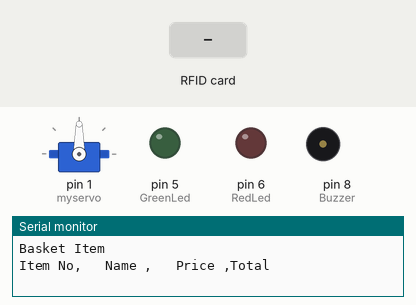
This sketch was run on a simulated Arduino Uno, built with avr-gcc and run on an emulated ATmega328P. Parts: servo, output pins drawn as LEDs (lit = HIGH), buzzer (waves = sounding, pin HIGH), the last lines printed to the serial monitor. The inputs (shaded band) are chosen by the test bench. Pins used as bus, display or sensor lines are not drawn.

Above: at 1.4 s.
1.5 s: RFID card 86 F5 52 25 held to the reader
At 3.9 s:
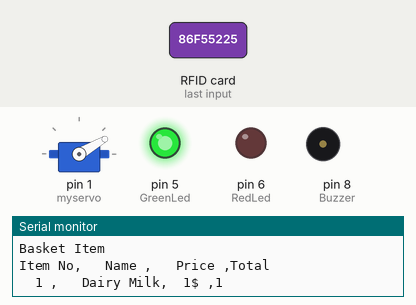
4.5 s: RFID card 5E 7A 19 C4 held to the reader
At 5.5 s:
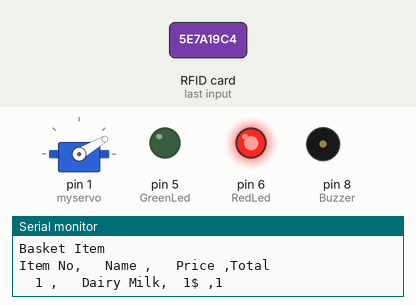
7.5 s: RFID card A2 3C EE 29 held to the reader
At 11.7 s:
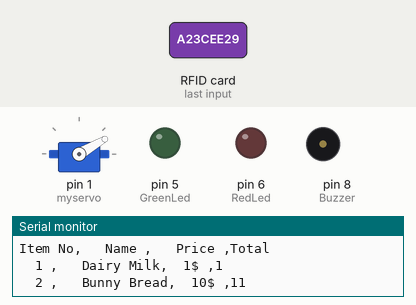
Timing chart, 0 to 13.2 s (numbered marks = the images above; inputs shaded):
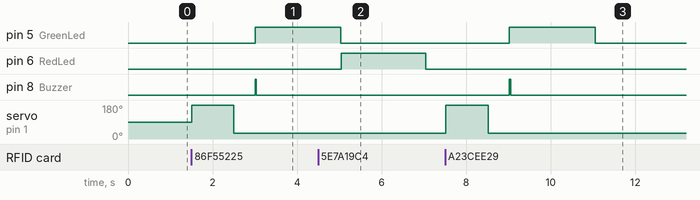

The sketch:

RFID_smart_basket.ino
```cpp
#include <SPI.h>
#include <MFRC522.h>

#define SS_PIN 10 //RX slave select
#define RST_PIN 9
#include <Servo.h>

Servo myservo;  // create servo object to control a servo

MFRC522 mfrc522(SS_PIN, RST_PIN); // Create MFRC522 instance.

byte card_ID[4]; //card UID size 4byte
byte Name1[4]={0x86,0xF5,0x52,0x25};//first UID card
byte Name2[4]={0xA2,0x3C,0xEE,0x29};//second UID card

int NumbCard[2];//the number of cards. in my case i have just two cards.
int j=0;
int statu[2];//the number of cards. in my case i have just two cards.
int s=0;
int count=0;
int total=0;

int const RedLed=6;
int const GreenLed=5;
int const Buzzer=8;

String Log;
String Name;//user name
int Price;//user number
int n ;//The number of card you want to detect (optional)

void setup() {
 myservo.attach(1,600,2300);  // (pin, min, max)
  Serial.begin(9600); // Initialize serial communications with the PC
  SPI.begin();  // Init SPI bus
  mfrc522.PCD_Init(); // Init MFRC522 card

  Serial.println("Basket Item");                 // clears starting at row 1
  Serial.println("Item No,   Name ,   Price ,Total ");// make four columns (Date,Time,[Name:"user name"]line 48 & 52,[Number:"user number"]line 49 & 53)

  pinMode(RedLed,OUTPUT);
  pinMode(GreenLed,OUTPUT);
  pinMode(Buzzer,OUTPUT);

  delay(200);
   }

void loop() {

  //look for new card
   if ( ! mfrc522.PICC_IsNewCardPresent()) {
  return;//got to start of loop if there is no card present
 }
 // Select one of the cards
 if ( ! mfrc522.PICC_ReadCardSerial()) {
  return;//if read card serial(0) returns 1, the uid struct contians the ID of the read card.
 }

 for (byte i = 0; i < mfrc522.uid.size; i++) {
     card_ID[i]=mfrc522.uid.uidByte[i];

       if(card_ID[i]==Name1[i]){
       Name="Dairy Milk";//product name
       Price=1;//price
       j=0;
      // s=0;

      }
      else if(card_ID[i]==Name2[i]){
       Name="Bunny Bread";//user name
       Price=10;//user number
       j=1;
       //s=1;

      }
      else{
          digitalWrite(GreenLed,LOW);
          digitalWrite(RedLed,HIGH);
          goto cont;//go directly to line 71
     }
}

  count++;

      /*if(NumbCard[j] == 1 ){
      total = total+ Number;
      Serial.print("  ");
      Serial.print(count);
      Serial.print(" , ");
      Serial.print("    ");
      Serial.print( Name);//send the Name to excel
      Serial.print(",");
      Serial.print("    ");
      Serial.print(Number);
      Serial.print("$");//send the Number to excel
      Serial.print(",");
      Serial.println("");


      }*/
     // if(NumbCard[j] == 0){
      total = total + Price;
      //n++;
       Serial.print("  ");
      Serial.print(count);
      Serial.print(" , ");
       Serial.print("  ");
      Serial.print(Name);//send the Name to excel
      Serial.print(",");
       Serial.print("  ");
      Serial.print(Price);//send the Number to excel
      Serial.print("$ ");

      Serial.print(",");
      Serial.println(total);

      myservo.write(180);  // tell servo to go to a particular angle
        delay(1000);

       myservo.write(30);
        delay(500);


      digitalWrite(GreenLed,HIGH);
      digitalWrite(RedLed,LOW);
      digitalWrite(Buzzer,HIGH);
      delay(30);
      digitalWrite(Buzzer,LOW);
     // }
     // else if(statu[s] == 1){
     //Turn Red LED when the employee Already Left
    // digitalWrite(RedLed,HIGH);
     // }
     // delay(1000);
cont:
delay(2000);
digitalWrite(GreenLed,LOW);
digitalWrite(RedLed,LOW);

//if you want to close the Excel when all card had detected and save Excel file in Names Folder. in my case i have just 2 card (optional)
/*if(n==2){
    Serial.println("SAVEWORKBOOKAS,Names/WorkNames");
    Serial.println("FORCEEXCELQUIT");
    }*/
}
```

Measured:
- after the input at 1.5 s, pin 5 (GreenLed): LOW → HIGH after 1.5 s; pin 8 (Buzzer): LOW → HIGH after 1.5 s, → LOW 0.03 s later; servo on pin 1 (myservo): 90° → 180° at once, → 30° 1.0 s later
- after the input at 4.5 s, pin 6 (RedLed): LOW → HIGH after 0.54 s, → LOW 2.0 s later
- after the input at 7.5 s, pin 5 (GreenLed): LOW → HIGH after 1.5 s, → LOW 2.0 s later; pin 8 (Buzzer): LOW → HIGH after 1.5 s, → LOW 0.03 s later; servo on pin 1 (myservo): 30° → 180° at once, → 30° 1.0 s later
